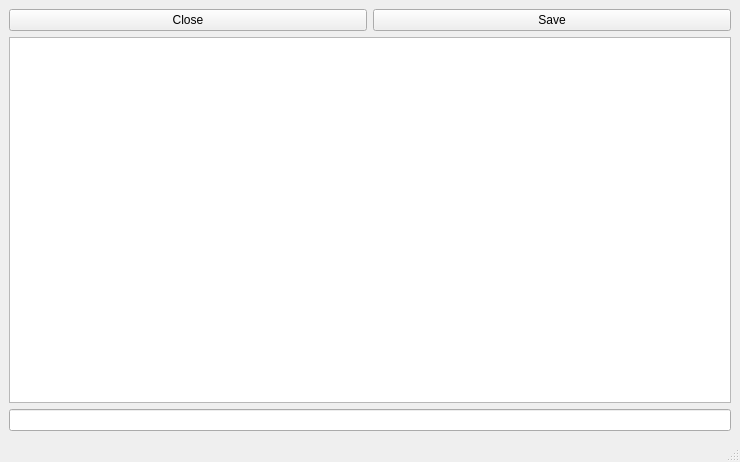
<?xml version="1.0" encoding="UTF-8"?>
<ui version="4.0">
 <class>MainWindow</class>
 <widget class="QMainWindow" name="MainWindow">
  <property name="geometry">
   <rect>
    <x>0</x>
    <y>0</y>
    <width>740</width>
    <height>462</height>
   </rect>
  </property>
  <property name="windowTitle">
   <string>ASCII Editor</string>
  </property>
  <widget class="QWidget" name="centralwidget">
   <layout class="QGridLayout" name="gridLayout">
    <item row="2" column="0">
     <widget class="QTextEdit" name="textEdit"/>
    </item>
    <item row="1" column="0">
     <layout class="QHBoxLayout" name="horizontalLayout">
      <item>
       <widget class="QPushButton" name="Close">
        <property name="text">
         <string>Close</string>
        </property>
       </widget>
      </item>
      <item>
       <widget class="QPushButton" name="Save">
        <property name="text">
         <string>Save</string>
        </property>
       </widget>
      </item>
     </layout>
    </item>
    <item row="3" column="0">
     <widget class="QLineEdit" name="FileName"/>
    </item>
   </layout>
  </widget>
  <widget class="QMenuBar" name="menubar">
   <property name="geometry">
    <rect>
     <x>0</x>
     <y>0</y>
     <width>740</width>
     <height>23</height>
    </rect>
   </property>
   <property name="inputMethodHints">
    <set>Qt::ImhNone</set>
   </property>
  </widget>
  <widget class="QStatusBar" name="statusbar"/>
 </widget>
 <resources/>
 <connections/>
</ui>
